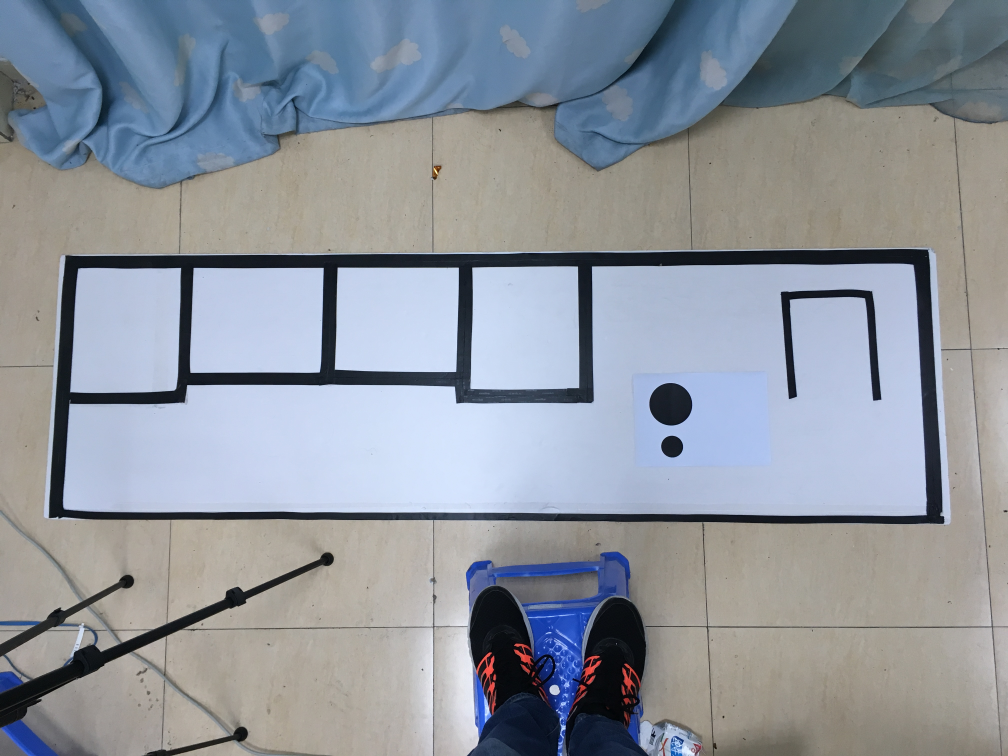
#> input picture mark.jpg, 4032 x 3024 px, given in place of the camera (shown at 1/4 size)
$ python main_loop.py   (Python 2 division)   (older library calls are emulated)
#> lines starting #> are read from the running program, lines starting #| are printed output that depends on the picture
#> in playground_analysis, frame is the input picture: shape (3024, 4032, 3); mean B, G, R 156.9, 147.9, 141.5
### processing_procedure.py
import cv2
import numpy as np
import utilfun as uf
import criteria


def grayed(img):
    return cv2.cvtColor(img, code=cv2.COLOR_BGR2GRAY)
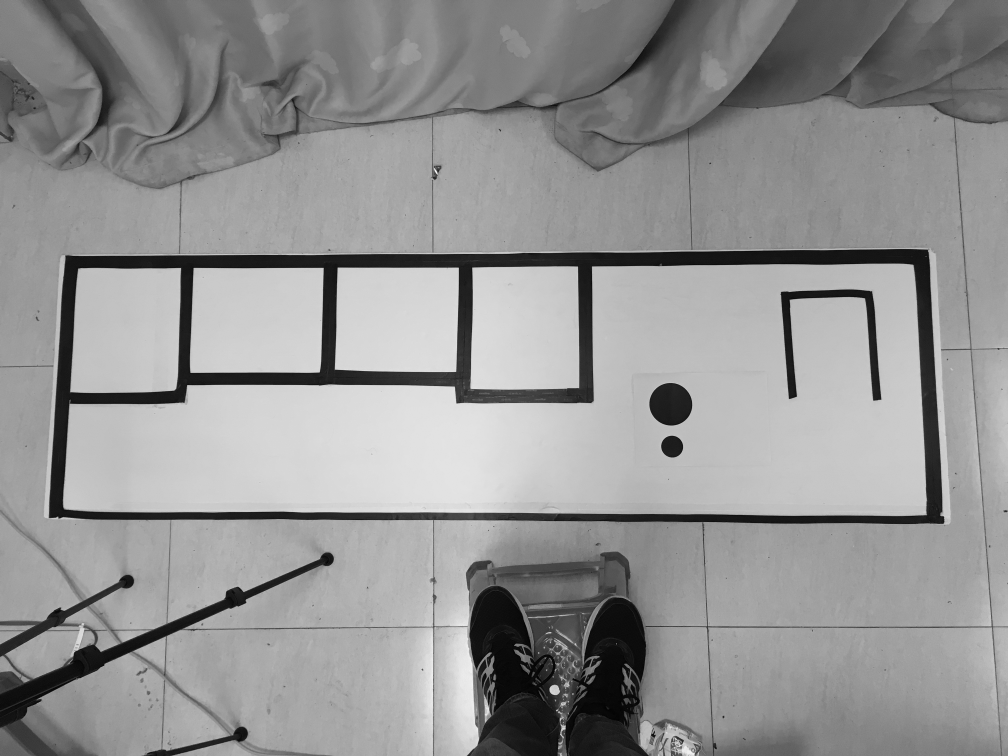
#> returned value: shape (3024, 4032) (shown at 1/4 size); min 0, max 254, mean 147


# [148 lines left out: functions threshold_process, find_contour, filtering_size_overlap, filtering_hollow, perspective_param, warp_perspective, not called in this run]

### utilfun.py
import collections
import itertools
import cv2
import numpy as np


# Utility function for distance eval
def dist(p, q):
    return ((p[0] - q[0]) ** 2 + (p[1] - q[1]) ** 2) ** 1/2


Line = collections.namedtuple('Line', ['a', 'b', 'c'])
Point = collections.namedtuple('Point', ['x', 'y'])


# [16 lines left out: functions dist2line, calcline, not called in this run]


def drawContour(img, contour):
    return cv2.drawContours(img, [contour], 0, icolor.next())


def imshow(img):
    cv2.imshow('show', img)
    cv2.waitKey(0)


# [4 lines left out: function polygonFit, not called in this run]


def resize2(img, expected_width):

#> called with expected_width = 1000
    mtx = [[805.9192690236115, 0.0, 389.50794220736464],
           [0.0, 805.2953556421901, 185.50152151842346],
            [0.0, 0.0, 1.0]]
    dist = [[0.17336845385041066, -1.312150071184175, 0.0011711184651027966,
             0.002950558109854578, 1.9741523238852574]]

    mtx, dist = map(np.array, [mtx, dist])

    # Prepare image
    h, w = img.shape[:2]
#> h = 3024; w = 4032
    camera_mtx, roi = cv2.getOptimalNewCameraMatrix(mtx, dist, (w, h), 1, (w, h))
#> roi = (0, 0, 0, 0)
    # print camera_mtx, roi

    # undistort
    dst = cv2.undistort(img, mtx, dist, None, camera_mtx)
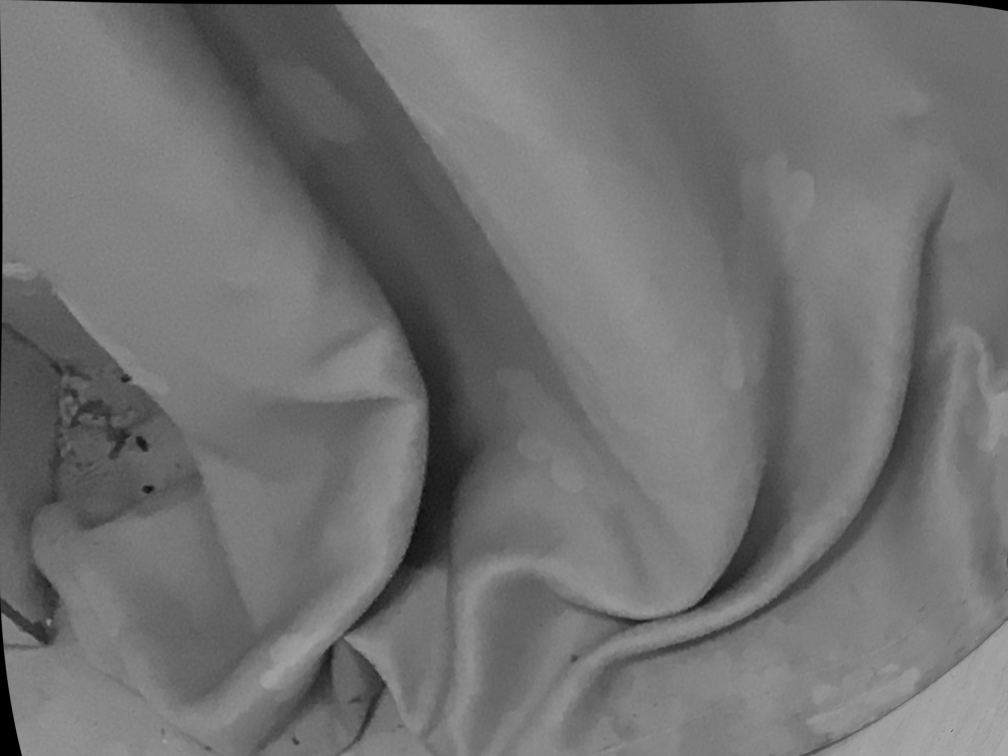
#> dst: shape (3024, 4032) (shown at 1/4 size); min 0, max 175, mean 112.9
    # crop the image
    x, y, w, h = roi
#> x = 0; y = 0; w = 0; h = 0
    img = dst[y:y + h, x:x + w]
#> img = empty array

    height, width = img.shape
#> height = 0; width = 0

    factor = float(width) / expected_width
#> factor = 0
#> (the run stopped early here; a loop or call above may not have finished)
